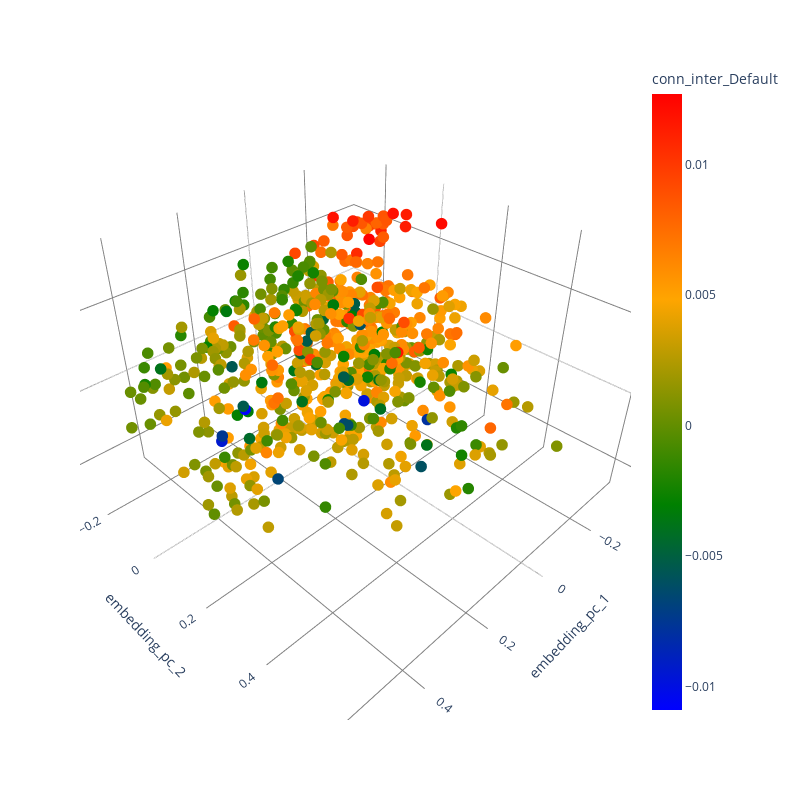

Here is the notebook cell this chart was saved with:
### Markdown cell above
## Visualize the embeddings + aggregate measures: TRAIN

### Code cell
fig = px.scatter_3d(train_df, x='embedding_pc_1', y='embedding_pc_2', z='embedding_pc_3',
              color='conn_inter_Default', color_continuous_scale=["blue", "green", "orange", "red"])
# add color range

fig.update_traces(marker=dict(size=4))
fig.update_layout(
    width=800,  # Adjust width as needed
    height=800,  # Adjust height as needed
    scene=dict(
        xaxis=dict(gridcolor='grey', backgroundcolor='white'),
        yaxis=dict(gridcolor='grey', backgroundcolor='white'),
        zaxis=dict(gridcolor='grey', backgroundcolor='white'),
        bgcolor='white'
    ),
    paper_bgcolor='white',
    plot_bgcolor='white'
)

# fig.add_scatter3d(x=train_df.iloc[centroid_indices_train]['embedding_pc_1'],
#                   y=train_df.iloc[centroid_indices_train]['embedding_pc_2'],
#                   z=train_df.iloc[centroid_indices_train]['embedding_pc_3'],
#                   mode='markers', marker=dict(size=10, color='black'), name='Cluster Centroid')
# fig.write_image("embedding.svg", format='svg')
fig.show()

### Figure 1 — Plotly figure (JSON) as saved in the notebook; plotly's stock layout.template omitted (floating-point values rounded to 4 significant figures; data arrays with more than 128 entries replaced by an {"elided": "..."} marker saying what was removed)
{"data": [{"hovertemplate": "embedding_pc_1=%{x}<br>embedding_pc_2=%{y}<br>embedding_pc_3=%{z}<br>conn_inter_Default=%{marker.color}<extra></extra>", "legendgroup": "", "marker": {"color": {"elided": "720 float values"}, "coloraxis": "coloraxis", "size": 4, "symbol": "circle"}, "mode": "markers", "name": "", "scene": "scene", "showlegend": false, "type": "scatter3d", "x": {"elided": "720 float values"}, "y": {"elided": "720 float values"}, "z": {"elided": "720 float values"}}], "layout": {"coloraxis": {"colorbar": {"title": {"text": "conn_inter_Default"}}, "colorscale": [[0, "blue"], [0.3333, "green"], [0.6667, "orange"], [1, "red"]]}, "height": 800, "legend": {"tracegroupgap": 0}, "margin": {"t": 60}, "paper_bgcolor": "white", "plot_bgcolor": "white", "scene": {"bgcolor": "white", "domain": {"x": [0, 1], "y": [0, 1]}, "xaxis": {"backgroundcolor": "white", "gridcolor": "grey", "title": {"text": "embedding_pc_1"}}, "yaxis": {"backgroundcolor": "white", "gridcolor": "grey", "title": {"text": "embedding_pc_2"}}, "zaxis": {"backgroundcolor": "white", "gridcolor": "grey", "title": {"text": "embedding_pc_3"}}}, "width": 800}}
